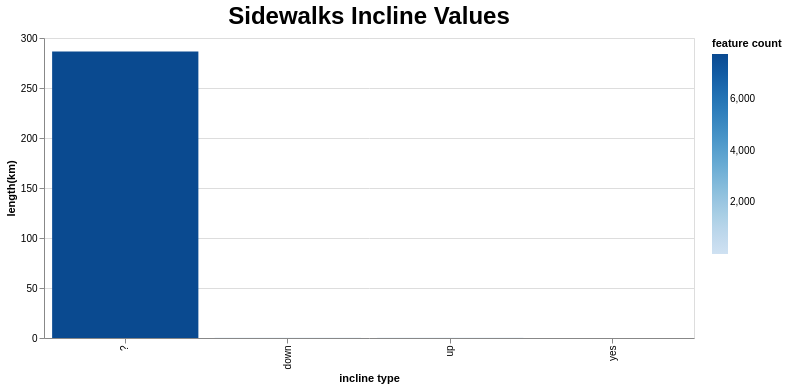

Vega-Lite specification stored for this chart:
### Vega-Lite specification from a JSON file in a GitHub repository (floating-point values rounded to 4 significant figures)
{"config": {"view": {"continuousWidth": 300, "continuousHeight": 300}, "title": {"fontSize": 24}}, "data": {"name": "data-706a15399c18ea1ff334899331a234ce"}, "mark": {"type": "bar"}, "encoding": {"color": {"field": "feature count", "type": "quantitative"}, "tooltip": {"field": "length(km)", "type": "quantitative"}, "x": {"field": "incline type", "sort": "-y", "type": "nominal"}, "y": {"field": "length(km)", "type": "quantitative"}}, "height": 300, "params": [{"name": "param_6", "select": {"type": "interval", "encodings": ["x", "y"]}, "bind": "scales"}], "title": "Sidewalks Incline Values", "width": 650, "$schema": "https://vega.github.io/schema/vega-lite/v5.8.0.json", "datasets": {"data-706a15399c18ea1ff334899331a234ce": [{"incline type": "?", "feature count": 7752, "length(km)": 286.5}, {"incline type": "down", "feature count": 4, "length(km)": 0.2915}, {"incline type": "up", "feature count": 4, "length(km)": 0.2601}, {"incline type": "yes", "feature count": 2, "length(km)": 0.005479}]}}
